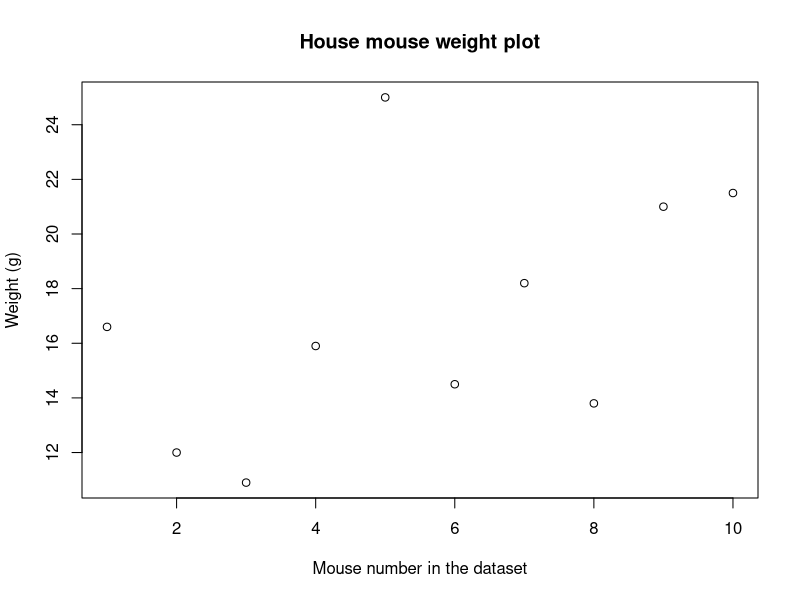
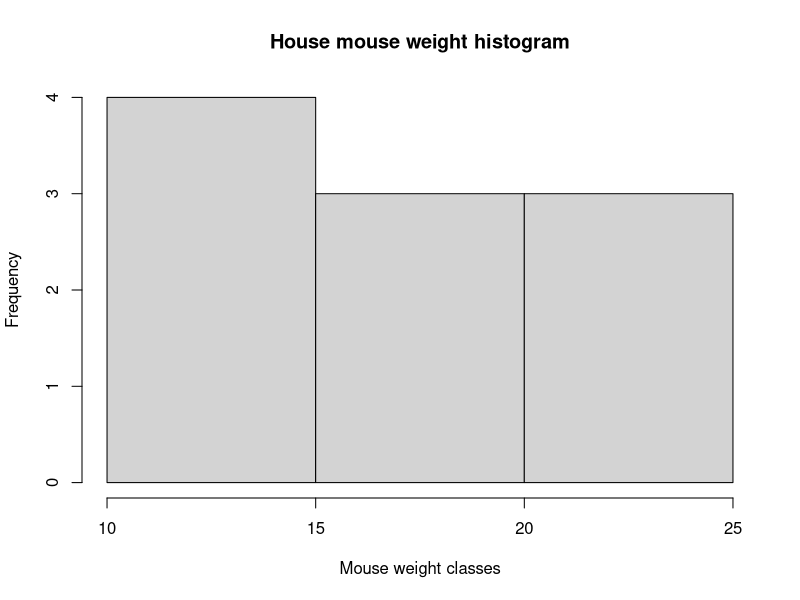
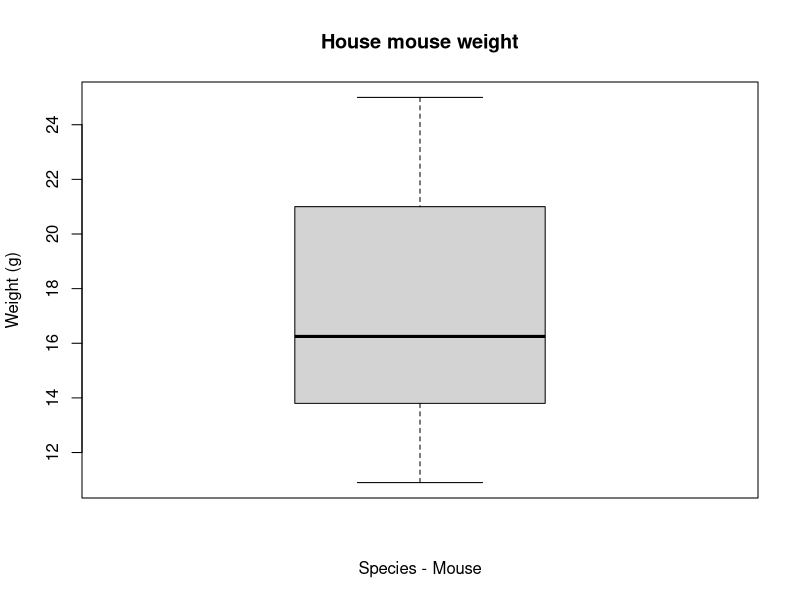
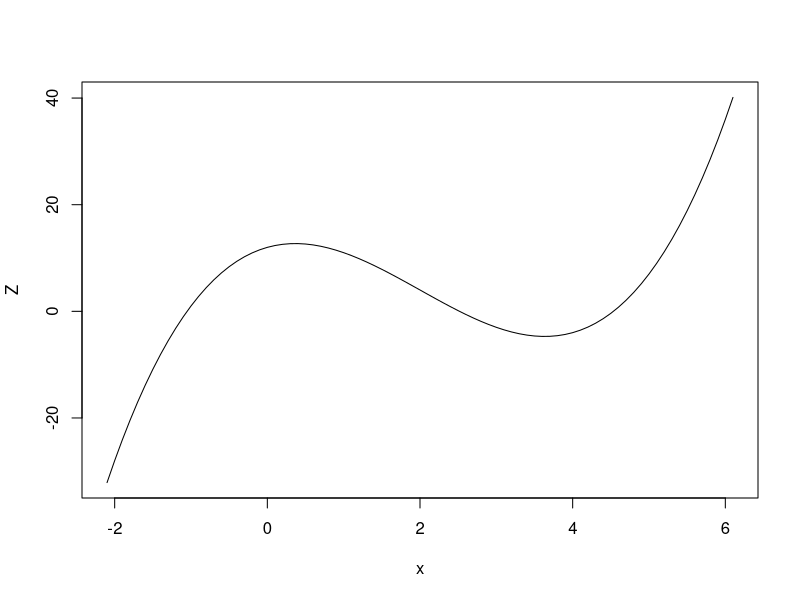
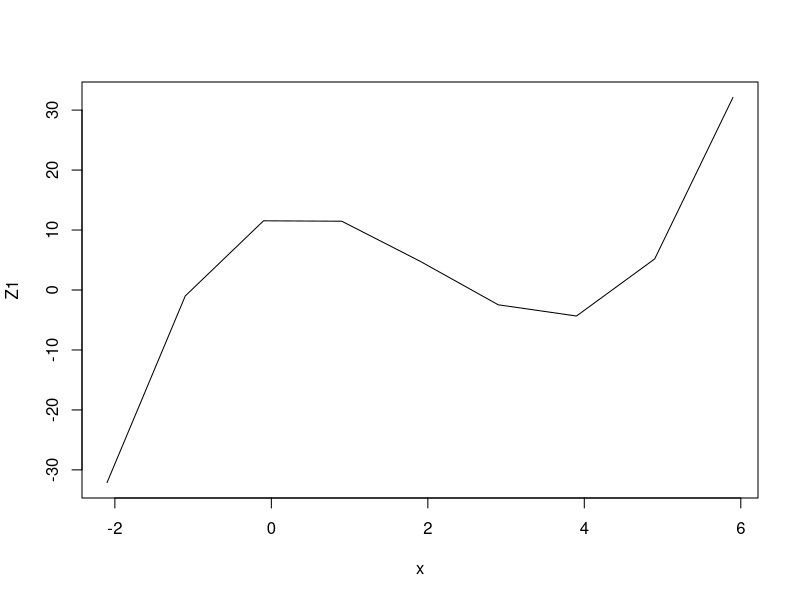

Source code (R) for these figures, in order:
## ---- chunk 1
options(prompt="RStudio>")
## ---- chunk 2
options(prompt=">")
## ---- chunk 3
2+7
## ---- chunk 4
11-3
## ---- chunk 5
18/3
## ---- chunk 6
5*8
## ---- chunk 7
2^4
## ---- chunk 8
2^(3-1)
## ---- chunk 9
2^3-1
## ---- chunk 10
5 %% 2
## ---- chunk 11
(0.14*(1-0.14)/24)^(1/3)
## ---- chunk 12
x<-3
(2*x+51)/3^(-4.2+5.62)
## ---- chunk 13
(-5)^2+2
## ---- chunk 14
#This is a comment
2+2 #Example of addition
## ---- chunk 15
a<- 53
## ---- chunk 16
a
## ---- chunk 17
ls()
## ---- chunk 18
rm(a)
## ---- chunk 19
ls()
## ---- chunk 20
rm(list = ls()) #clearing the environment of any left over objects from a previous analysis
mouse.wts <-c(16.6, 12, 10.9, 15.9, 25, 14.5, 18.2, 13.8, 21, 21.5) #creating a vector with house mouse body weight in grams
## ---- chunk 21
class(mouse.wts)
## ---- chunk 22
mean(mouse.wts)
## ---- chunk 23
min(mouse.wts)
## ---- chunk 24
max(mouse.wts)

## ---- chunk 25
summary(mouse.wts)
## ---- chunk 26
?summary
help(summary)
## ---- chunk 27
plot(mouse.wts, main="House mouse weight plot", xlab="Mouse number in the dataset", ylab="Weight (g)")
## ---- chunk 28
hist(mouse.wts, main="House mouse weight histogram", xlab="Mouse weight classes", ylab="Frequency")
## ---- chunk 29

boxplot(mouse.wts, main="House mouse weight", xlab="Species - Mouse", ylab="Weight (g)") #boxplot for the variable mouse.wts
## ---- chunk 30
x<-seq(-2.1,6.1,0.1)
Z<- (x^3-6*x^2+4*x+12)
plot(x,Z, type="l")
## ---- chunk 31
x<-seq(-2.1,6.1,1)
Z1<- (x^3-6*x^2+4*x+12)
plot(x,Z1, type="l")
